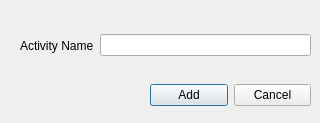
<?xml version="1.0" encoding="UTF-8"?>
<ui version="4.0">
 <class>addactivity</class>
 <widget class="QDialog" name="addactivity">
  <property name="geometry">
   <rect>
    <x>0</x>
    <y>0</y>
    <width>320</width>
    <height>123</height>
   </rect>
  </property>
  <property name="windowTitle">
   <string>Dialog</string>
  </property>
  <widget class="QWidget" name="">
   <property name="geometry">
    <rect>
     <x>150</x>
     <y>80</y>
     <width>161</width>
     <height>31</height>
    </rect>
   </property>
   <layout class="QHBoxLayout" name="horizontalLayout">
    <item>
     <widget class="QPushButton" name="pushButton_add">
      <property name="text">
       <string>Add</string>
      </property>
     </widget>
    </item>
    <item>
     <widget class="QPushButton" name="pushButton_cancel">
      <property name="text">
       <string>Cancel</string>
      </property>
     </widget>
    </item>
   </layout>
  </widget>
  <widget class="QWidget" name="">
   <property name="geometry">
    <rect>
     <x>20</x>
     <y>30</y>
     <width>291</width>
     <height>31</height>
    </rect>
   </property>
   <layout class="QHBoxLayout" name="horizontalLayout_2">
    <item>
     <widget class="QLabel" name="label">
      <property name="text">
       <string>Activity Name</string>
      </property>
     </widget>
    </item>
    <item>
     <widget class="QLineEdit" name="lineEdit_actname"/>
    </item>
   </layout>
  </widget>
 </widget>
 <resources/>
 <connections/>
</ui>
